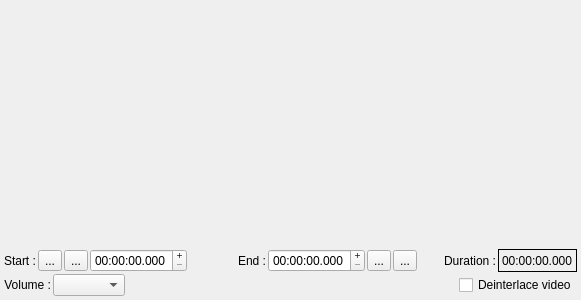
<?xml version="1.0" encoding="UTF-8"?>
<ui version="4.0">
 <class>wgt_QEditVideo</class>
 <widget class="QWidget" name="wgt_QEditVideo">
  <property name="geometry">
   <rect>
    <x>0</x>
    <y>0</y>
    <width>581</width>
    <height>300</height>
   </rect>
  </property>
  <property name="windowTitle">
   <string>Form</string>
  </property>
  <layout class="QVBoxLayout" name="verticalLayout">
   <property name="spacing">
    <number>2</number>
   </property>
   <property name="leftMargin">
    <number>4</number>
   </property>
   <property name="topMargin">
    <number>4</number>
   </property>
   <property name="rightMargin">
    <number>4</number>
   </property>
   <property name="bottomMargin">
    <number>4</number>
   </property>
   <item>
    <widget class="wgt_QVideoPlayer" name="VideoPlayer" native="true">
     <property name="sizePolicy">
      <sizepolicy hsizetype="Expanding" vsizetype="Expanding">
       <horstretch>0</horstretch>
       <verstretch>0</verstretch>
      </sizepolicy>
     </property>
    </widget>
   </item>
   <item>
    <layout class="QHBoxLayout" name="horizontalLayout_5">
     <property name="spacing">
      <number>2</number>
     </property>
     <property name="leftMargin">
      <number>0</number>
     </property>
     <property name="topMargin">
      <number>0</number>
     </property>
     <property name="rightMargin">
      <number>0</number>
     </property>
     <property name="bottomMargin">
      <number>0</number>
     </property>
     <item>
      <widget class="QLabel" name="label_17">
       <property name="text">
        <string>Start :</string>
       </property>
      </widget>
     </item>
     <item>
      <widget class="QToolButton" name="SeekLeftBt">
       <property name="toolTip">
        <string extracomment="Tooltip in dialog box">Move to start position</string>
       </property>
       <property name="text">
        <string notr="true">...</string>
       </property>
       <property name="icon">
        <iconset resource="../../RSCffDiaporama.qrc">
         <normaloff>:/img/player_rew.png</normaloff>:/img/player_rew.png</iconset>
       </property>
      </widget>
     </item>
     <item>
      <widget class="QToolButton" name="DefStartPosBT">
       <property name="toolTip">
        <string extracomment="Tooltip in dialog box">Use current position as start position</string>
       </property>
       <property name="text">
        <string notr="true">...</string>
       </property>
       <property name="icon">
        <iconset resource="../../RSCffDiaporama.qrc">
         <normaloff>:/img/PosStart.png</normaloff>:/img/PosStart.png</iconset>
       </property>
      </widget>
     </item>
     <item>
      <widget class="QDateTimeEdit" name="StartPosEd">
       <property name="sizePolicy">
        <sizepolicy hsizetype="Preferred" vsizetype="Fixed">
         <horstretch>0</horstretch>
         <verstretch>0</verstretch>
        </sizepolicy>
       </property>
       <property name="toolTip">
        <string extracomment="Tooltip in dialog box">Define the start position to use</string>
       </property>
       <property name="buttonSymbols">
        <enum>QAbstractSpinBox::PlusMinus</enum>
       </property>
       <property name="specialValueText">
        <string notr="true"/>
       </property>
       <property name="displayFormat">
        <string notr="true">HH:mm:ss.zzz</string>
       </property>
      </widget>
     </item>
     <item>
      <widget class="QLabel" name="label_19">
       <property name="sizePolicy">
        <sizepolicy hsizetype="Expanding" vsizetype="Preferred">
         <horstretch>0</horstretch>
         <verstretch>0</verstretch>
        </sizepolicy>
       </property>
       <property name="text">
        <string>End :</string>
       </property>
       <property name="alignment">
        <set>Qt::AlignRight|Qt::AlignTrailing|Qt::AlignVCenter</set>
       </property>
      </widget>
     </item>
     <item>
      <widget class="QDateTimeEdit" name="EndPosEd">
       <property name="sizePolicy">
        <sizepolicy hsizetype="Preferred" vsizetype="Fixed">
         <horstretch>0</horstretch>
         <verstretch>0</verstretch>
        </sizepolicy>
       </property>
       <property name="toolTip">
        <string extracomment="Tooltip in dialog box">Define the end position to use</string>
       </property>
       <property name="buttonSymbols">
        <enum>QAbstractSpinBox::PlusMinus</enum>
       </property>
       <property name="specialValueText">
        <string notr="true"/>
       </property>
       <property name="currentSection">
        <enum>QDateTimeEdit::HourSection</enum>
       </property>
       <property name="displayFormat">
        <string notr="true">HH:mm:ss.zzz</string>
       </property>
      </widget>
     </item>
     <item>
      <widget class="QToolButton" name="DefEndPosBT">
       <property name="toolTip">
        <string extracomment="Tooltip in dialog box">Use current position as end position</string>
       </property>
       <property name="text">
        <string notr="true">...</string>
       </property>
       <property name="icon">
        <iconset resource="../../RSCffDiaporama.qrc">
         <normaloff>:/img/PosEnd.png</normaloff>:/img/PosEnd.png</iconset>
       </property>
      </widget>
     </item>
     <item>
      <widget class="QToolButton" name="SeekRightBt">
       <property name="toolTip">
        <string extracomment="Tooltip in dialog box">Move to end position</string>
       </property>
       <property name="text">
        <string notr="true">...</string>
       </property>
       <property name="icon">
        <iconset resource="../../RSCffDiaporama.qrc">
         <normaloff>:/img/player_fwd.png</normaloff>:/img/player_fwd.png</iconset>
       </property>
      </widget>
     </item>
     <item>
      <widget class="QLabel" name="label_21">
       <property name="sizePolicy">
        <sizepolicy hsizetype="Expanding" vsizetype="Preferred">
         <horstretch>0</horstretch>
         <verstretch>0</verstretch>
        </sizepolicy>
       </property>
       <property name="text">
        <string>Duration :</string>
       </property>
       <property name="alignment">
        <set>Qt::AlignRight|Qt::AlignTrailing|Qt::AlignVCenter</set>
       </property>
      </widget>
     </item>
     <item>
      <widget class="QLabel" name="ActualDuration">
       <property name="frameShape">
        <enum>QFrame::Box</enum>
       </property>
       <property name="text">
        <string notr="true">00:00:00.000</string>
       </property>
      </widget>
     </item>
    </layout>
   </item>
   <item>
    <layout class="QHBoxLayout" name="horizontalLayout_3">
     <property name="spacing">
      <number>2</number>
     </property>
     <property name="leftMargin">
      <number>0</number>
     </property>
     <property name="topMargin">
      <number>0</number>
     </property>
     <property name="rightMargin">
      <number>0</number>
     </property>
     <property name="bottomMargin">
      <number>0</number>
     </property>
     <item>
      <widget class="QLabel" name="label_22">
       <property name="sizePolicy">
        <sizepolicy hsizetype="Preferred" vsizetype="Preferred">
         <horstretch>0</horstretch>
         <verstretch>0</verstretch>
        </sizepolicy>
       </property>
       <property name="text">
        <string>Volume :</string>
       </property>
       <property name="alignment">
        <set>Qt::AlignRight|Qt::AlignTrailing|Qt::AlignVCenter</set>
       </property>
      </widget>
     </item>
     <item>
      <widget class="QComboBox" name="VolumeReductionFactorCB">
       <property name="sizePolicy">
        <sizepolicy hsizetype="Preferred" vsizetype="Fixed">
         <horstretch>0</horstretch>
         <verstretch>0</verstretch>
        </sizepolicy>
       </property>
       <property name="toolTip">
        <string>Select the &quot; Master Volume &quot; for the movie</string>
       </property>
       <property name="currentIndex">
        <number>-1</number>
       </property>
      </widget>
     </item>
     <item>
      <spacer name="horizontalSpacer_3">
       <property name="orientation">
        <enum>Qt::Horizontal</enum>
       </property>
       <property name="sizeHint" stdset="0">
        <size>
         <width>40</width>
         <height>20</height>
        </size>
       </property>
      </spacer>
     </item>
     <item>
      <widget class="QCheckBox" name="DeinterlaceBt">
       <property name="toolTip">
        <string>Allows you to activate the deinterlace filter</string>
       </property>
       <property name="text">
        <string>Deinterlace video</string>
       </property>
      </widget>
     </item>
    </layout>
   </item>
  </layout>
 </widget>
 <customwidgets>
  <customwidget>
   <class>wgt_QVideoPlayer</class>
   <extends>QWidget</extends>
   <header>wgt_QVideoPlayer/wgt_QVideoPlayer.h</header>
   <container>1</container>
  </customwidget>
 </customwidgets>
 <resources>
  <include location="../../RSCffDiaporama.qrc"/>
 </resources>
 <connections/>
</ui>
